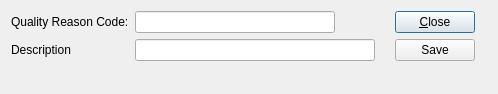
<?xml version="1.0" encoding="UTF-8"?>
<ui version="4.0">
 <comment>This file is part of the Quality Package for xTuple ERP, and is
 Copyright (c) 1999-2017 by OpenMFG LLC, d/b/a xTuple.
 It is licensed to you under the xTuple End-User License Agreement
 (&quot;the EULA&quot;), the full text of which is available at www.xtuple.com/EULA
 While the EULA gives you access to source code and encourages your
 involvement in the development process, this Package is not free software.
 By using this software, you agree to be bound by the terms of the EULA.</comment>
 <class>qreasoncode</class>
 <widget class="QDialog" name="qreasoncode">
  <property name="geometry">
   <rect>
    <x>0</x>
    <y>0</y>
    <width>498</width>
    <height>94</height>
   </rect>
  </property>
  <property name="windowTitle">
   <string>Quality Reason Code</string>
  </property>
  <layout class="QGridLayout" name="gridLayout">
   <item row="0" column="0">
    <layout class="QHBoxLayout" name="horizontalLayout">
     <item>
      <layout class="QGridLayout" name="gridLayout_2">
       <item row="1" column="0">
        <widget class="QLabel" name="_descripLit">
         <property name="text">
          <string>Description</string>
         </property>
        </widget>
       </item>
       <item row="0" column="0">
        <widget class="QLabel" name="_nameLit">
         <property name="text">
          <string>Quality Reason Code:</string>
         </property>
         <property name="buddy">
          <cstring>_name</cstring>
         </property>
        </widget>
       </item>
       <item row="1" column="1">
        <widget class="QLineEdit" name="_desc">
         <property name="minimumSize">
          <size>
           <width>200</width>
           <height>0</height>
          </size>
         </property>
        </widget>
       </item>
       <item row="0" column="1">
        <layout class="QHBoxLayout" name="horizontalLayout_2">
         <item>
          <widget class="XLineEdit" name="_name">
           <property name="minimumSize">
            <size>
             <width>200</width>
             <height>0</height>
            </size>
           </property>
          </widget>
         </item>
         <item>
          <spacer name="horizontalSpacer">
           <property name="orientation">
            <enum>Qt::Horizontal</enum>
           </property>
           <property name="sizeHint" stdset="0">
            <size>
             <width>40</width>
             <height>20</height>
            </size>
           </property>
          </spacer>
         </item>
        </layout>
       </item>
      </layout>
     </item>
     <item>
      <layout class="QVBoxLayout" name="verticalLayout">
       <property name="leftMargin">
        <number>14</number>
       </property>
       <property name="rightMargin">
        <number>12</number>
       </property>
       <item>
        <widget class="QPushButton" name="_close">
         <property name="text">
          <string>&amp;Close</string>
         </property>
         <property name="shortcut">
          <string>Esc</string>
         </property>
        </widget>
       </item>
       <item>
        <widget class="QPushButton" name="_save">
         <property name="text">
          <string>Save</string>
         </property>
         <property name="shortcut">
          <string>Return</string>
         </property>
        </widget>
       </item>
       <item>
        <spacer name="verticalSpacer">
         <property name="orientation">
          <enum>Qt::Vertical</enum>
         </property>
         <property name="sizeType">
          <enum>QSizePolicy::Preferred</enum>
         </property>
         <property name="sizeHint" stdset="0">
          <size>
           <width>20</width>
           <height>0</height>
          </size>
         </property>
        </spacer>
       </item>
      </layout>
     </item>
    </layout>
   </item>
   <item row="1" column="0">
    <spacer name="verticalSpacer_2">
     <property name="orientation">
      <enum>Qt::Vertical</enum>
     </property>
     <property name="sizeHint" stdset="0">
      <size>
       <width>20</width>
       <height>40</height>
      </size>
     </property>
    </spacer>
   </item>
  </layout>
 </widget>
 <customwidgets>
  <customwidget>
   <class>XLineEdit</class>
   <extends>QLineEdit</extends>
   <header>xlineedit.h</header>
  </customwidget>
 </customwidgets>
 <tabstops>
  <tabstop>_save</tabstop>
  <tabstop>_close</tabstop>
 </tabstops>
 <resources/>
 <connections>
  <connection>
   <sender>_close</sender>
   <signal>clicked()</signal>
   <receiver>qreasoncode</receiver>
   <slot>close()</slot>
   <hints>
    <hint type="sourcelabel">
     <x>335</x>
     <y>31</y>
    </hint>
    <hint type="destinationlabel">
     <x>246</x>
     <y>7</y>
    </hint>
   </hints>
  </connection>
 </connections>
</ui>
